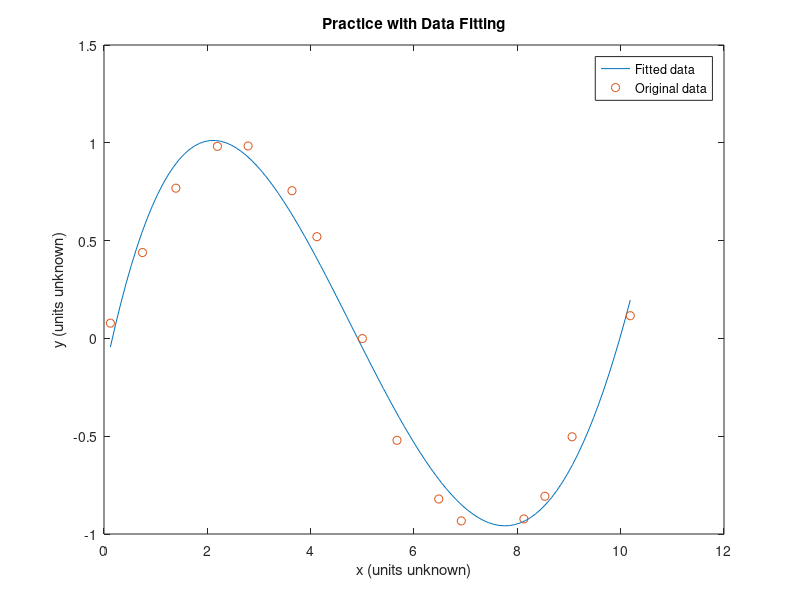

The MATLAB source for this figure:
% Shelley Wei
% ENGR 130
% Homework 5
% Started 9/20/23
% Submitted 9//23
% Due 9/26/23

%% Question 1
clear;
clc;
close all;

% Input data
x = [0.124,  0.745,  1.391,  2.195,  2.789,  3.638,  4.121,  5.001, 5.671,  6.479,  6.916,  8.127,  8.533,  9.06, 10.186]; %  a vector of x values
y = [0.078,  0.439,  0.768,  0.982,  0.984,  0.755,  0.520, -0.001, -0.521, -0.821, -0.933, -0.923, -0.807, -0.503,  0.116]; % a vector of y values

% Calculate the polynomial coefficients here
% Complete the line below, replacing ... with the appropriate code
p = polyfit(x, y, 4); % How am I supposed to know that it's 4th degree? Am I supposed to test that?

% Create a vector of 100 equally-spaced values between 0.124 and 10.186,
% replacing ... with the appropriate code
x_fit = linspace(0.124, 10.186, 100);

% Complete the line below, replacing ... with the appropriate code
y_fit = polyval(p, x_fit);      % evaluate x_fit using the polynomial you generated earlier
    
% Plot the fitted data and the original data on the same axes
plot(x_fit, y_fit, '-', x, y, 'o');
legend('Fitted data', 'Original data');
title('Practice with Data Fitting');
xlabel('x (units unknown)');
ylabel('y (units unknown)');

%% Question 2
clear;

v0 = 0; % m
g = 9.81; % m/s